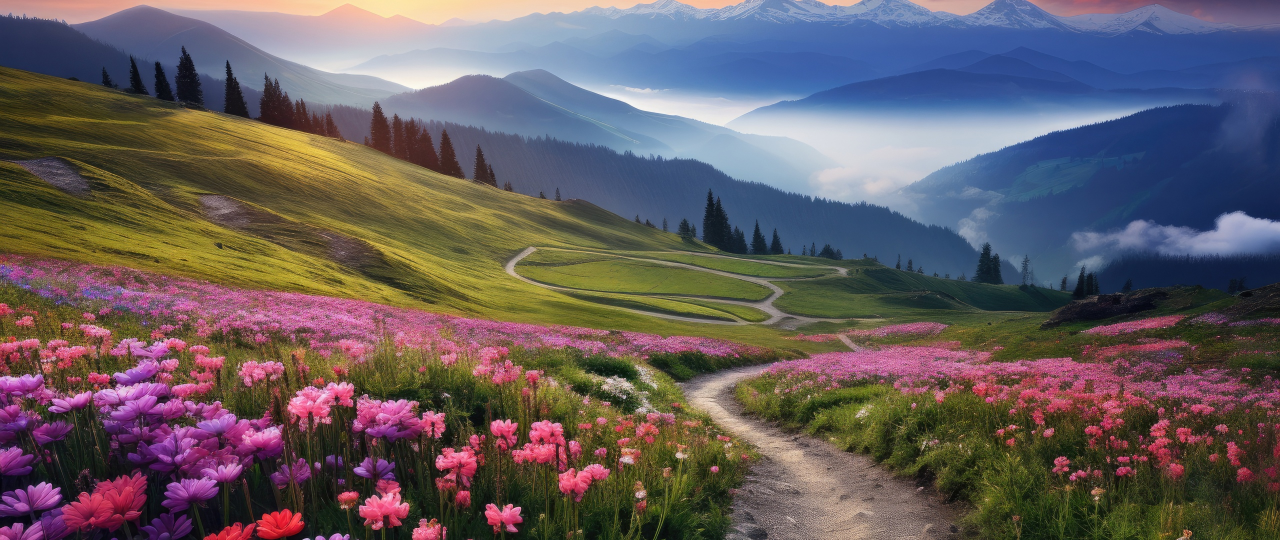
%> input picture Lab6_Image_Pipeline/mountain-landscape.jpg, 2560 x 1080 px (shown at 1/2 size)
$ octave Lab6_image_pipeline.m   (GNU Octave 9; MATLAB toolbox functions it lacks are replaced by stand-ins)
%> lines starting %> are read from the running program, lines starting %| are printed output that depends on the picture
%% Lab 6: Mini Project - Your Image Pipeline
% Course: Mathematical Algorithms (DSP) - Image Processing Labs
% Goal: Denoise, enhance, detect edges and inspect low-pass filtering.
% Requirement: Put your own image beside this script and update imageFile.

close all; clear; clc;

%% 1) Select an image and define the processing problem
imageFile = 'mountain-landscape.jpg';
if ~isfile(imageFile)
    error(['Image not found: ', imageFile, newline, ...
        'Upload your own JPG or PNG to the same MATLAB folder, ', ...
        'then update imageFile near the top of this script.']);
end

I0 = imread(imageFile);
%> I0 is the input picture: size 1080x2560x3 uint8; mean R, G, B 101.5, 91.9, 95.1
if size(I0,3) == 3
    I = im2double(rgb2gray(I0));
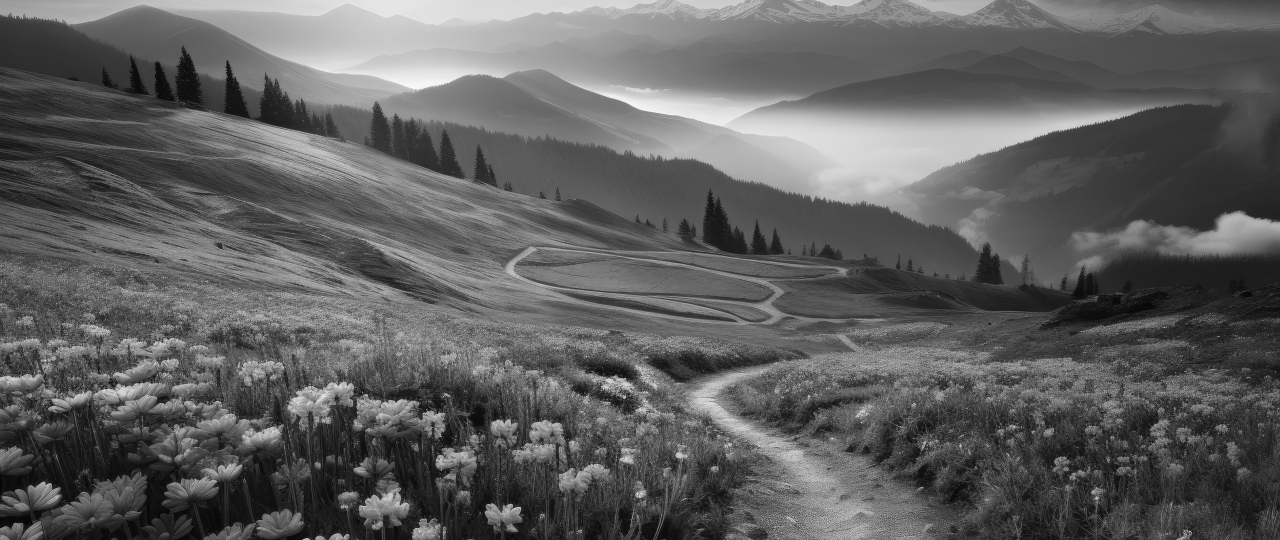
%> I: size 1080x2560 double (shown at 1/2 size); min 0.0118, max 0.992, mean 0.373
else
    I = im2double(I0);
end
[M,N] = size(I);
%> M = 1080; N = 2560
if min(M,N) < 7
    error('Choose an image of at least 7 x 7 pixels.');
end

outDir = 'results';
if ~exist(outDir,'dir')
    mkdir(outDir);
end

%% 2) Noise removal (nonlinear median filtering)
I_filt = medfilt2(I,[3 3],'symmetric');

%% 3) Contrast enhancement (intensity remapping)
I_enh = imadjust(I_filt,[0.2 0.8],[0 1]);
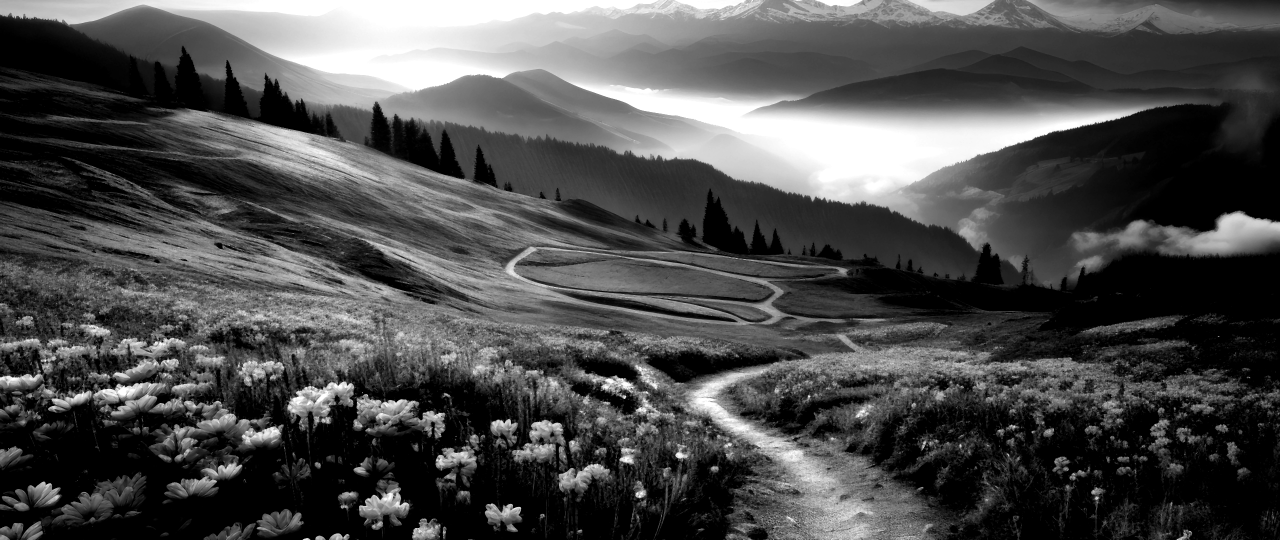
%> I_enh: size 1080x2560 double (shown at 1/2 size); min 0, max 1, mean 0.302

%% 4) Feature extraction (Canny edges)
edgeMap = edge(I_enh,'Canny',[0.1 0.25]);
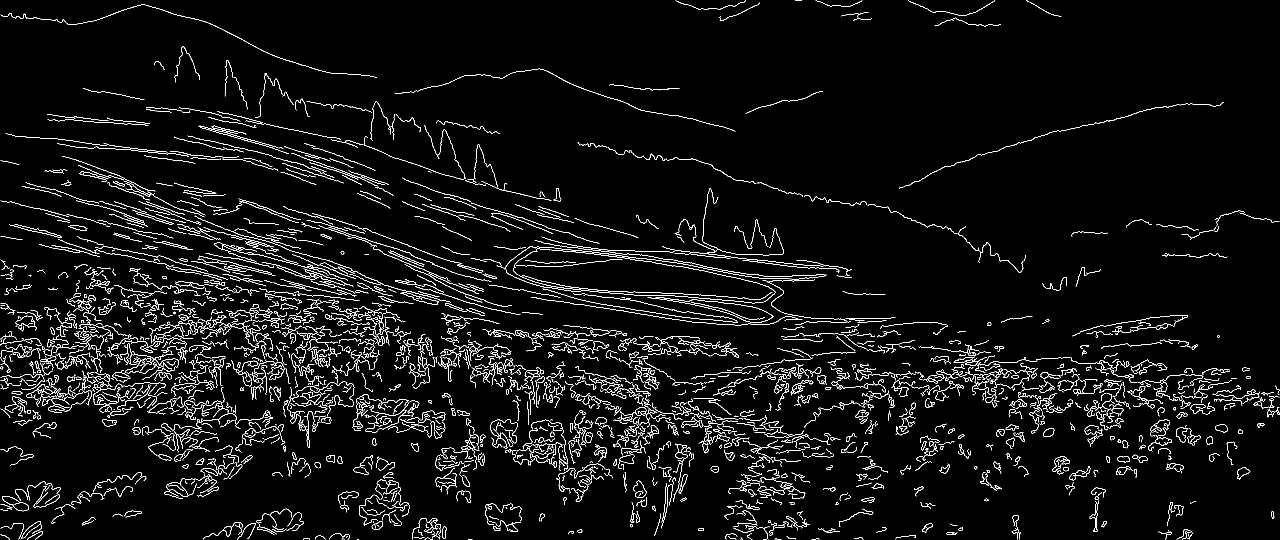
%> edgeMap: size 1080x2560 logical (shown at 1/2 size); 4.3% white in thin lines or dots

%% 5) Optional frequency-domain ideal low-pass filter
% Cutoff is a radius measured in FFT frequency bins.
Fshift = fftshift(fft2(I_enh));
u = -floor(N/2):ceil(N/2)-1;
%> u = 2560 values from -1280 to 1279
v = -floor(M/2):ceil(M/2)-1;
%> v = 1080 values from -540 to 539
[U,V] = meshgrid(u,v);
D = hypot(U,V);
D0 = 60;
H = double(D < D0);
I_lp = real(ifft2(ifftshift(Fshift .* H)));
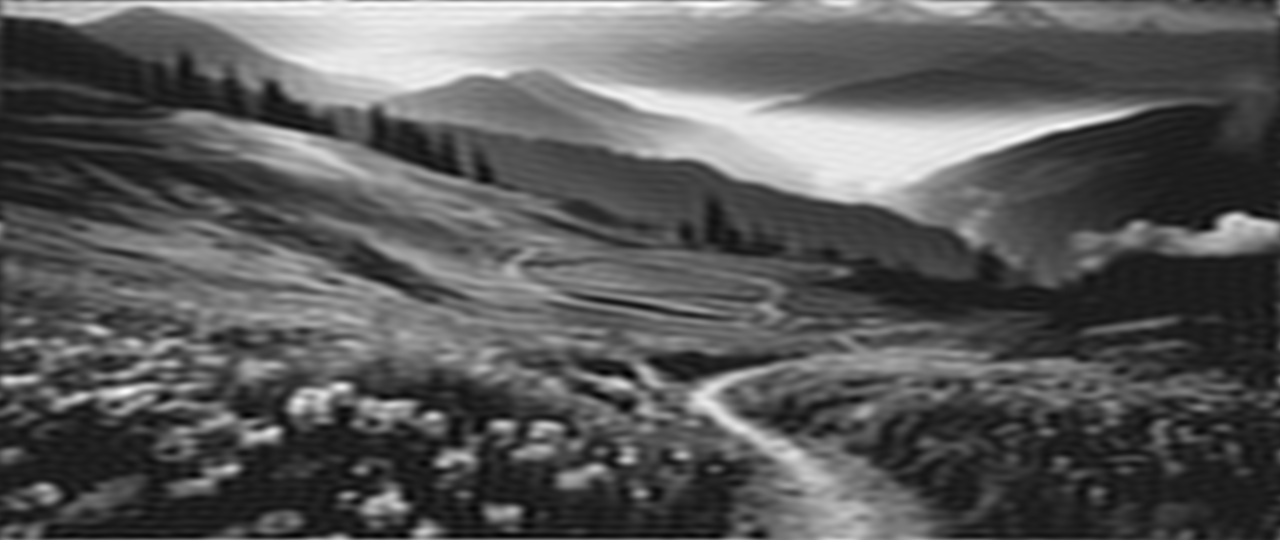
%> I_lp: size 1080x2560 double (shown at 1/2 size); min -0.146, max 1.12, mean 0.302; drawn with min black and max white
% Clip only for display/image saving, not for frequency computation.
I_lp_view = max(0,min(1,I_lp));
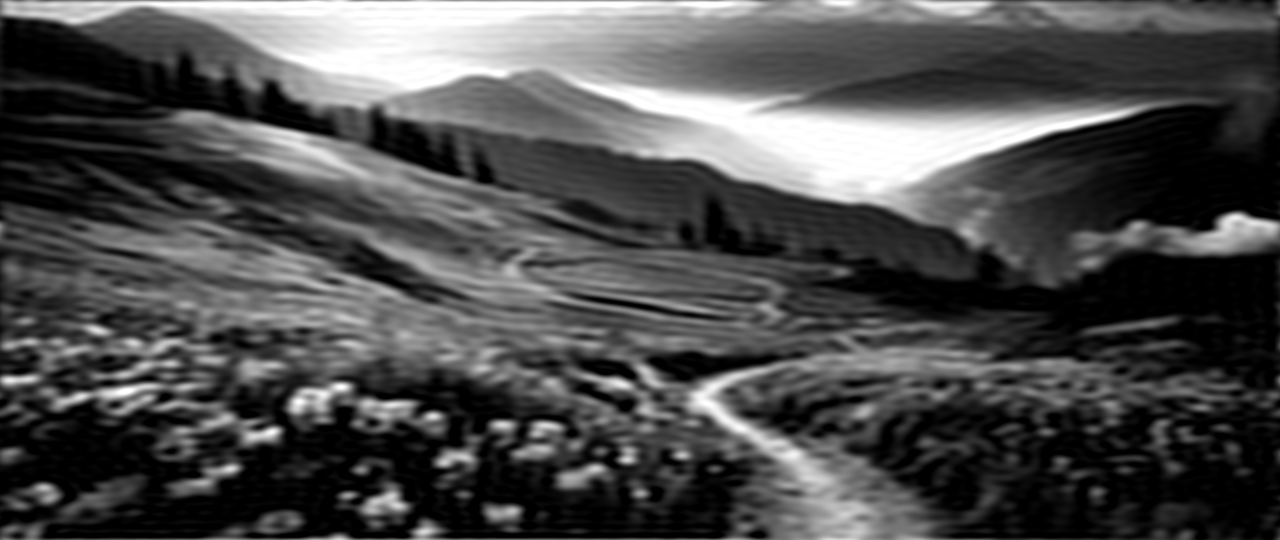
%> I_lp_view: size 1080x2560 double (shown at 1/2 size); min 0, max 1, mean 0.303

%% 6) Save screenshots/figures for README
imwrite(I,fullfile(outDir,'01_original.png'));
imwrite(max(0,min(1,I_filt)),fullfile(outDir,'02_denoised.png'));
imwrite(max(0,min(1,I_enh)),fullfile(outDir,'03_enhanced.png'));
imwrite(edgeMap,fullfile(outDir,'04_canny_edges.png'));
imwrite(I_lp_view,fullfile(outDir,'05_frequency_lowpass.png'));

figure('Name','Lab 6 - Image Pipeline','Color','white','Position',[80 120 1450 350]);
tiledlayout(1,5,'Padding','compact','TileSpacing','compact');
imgSet = {I,I_filt,I_enh,edgeMap,I_lp_view};
%> imgSet = 5 items
titles = {'Original','Median 3x3','Contrast enhanced','Canny edges','Ideal FFT low-pass'};
for k = 1:5
    nexttile;
    imshow(imgSet{k},[]);
    title(titles{k},'Interpreter','none','FontSize',11);
end
exportgraphics(gcf,fullfile(outDir,'06_pipeline_comparison.png'),'Resolution',150);

figure('Name','Lab 6 - Frequency Spectrum','Color','white','Position',[100 100 1000 420]);
tiledlayout(1,2,'Padding','compact','TileSpacing','compact');
nexttile; imagesc(log(1+abs(Fshift))); axis image off; colormap gray;
title('Centered log-magnitude FFT'); colorbar;
nexttile; imshow(H,[]); title(sprintf('Ideal low-pass mask: D0 = %d bins',D0));
%> after `title(sprintf('Ideal low-pass mask: D0 = %d bins',D0))`:
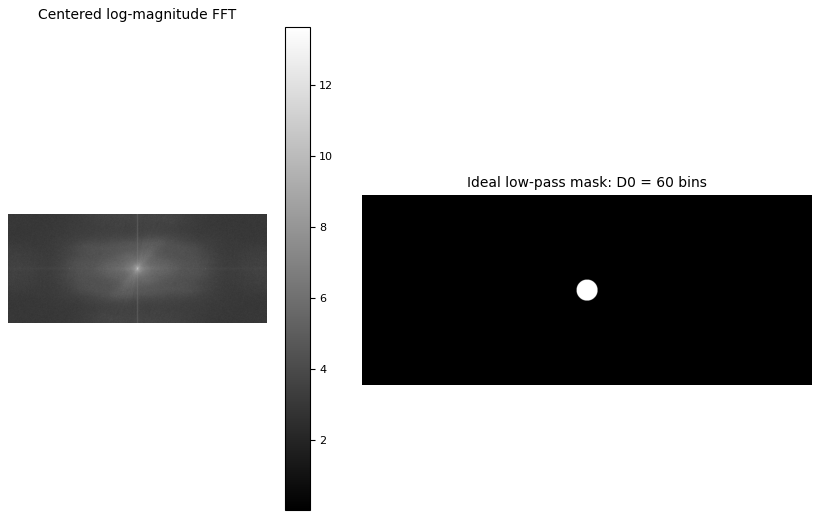
%> figure redrawn from the program's plot data, 2 panels
exportgraphics(gcf,fullfile(outDir,'07_fft_spectrum_mask.png'),'Resolution',150);

fprintf('Lab 6 complete. Image: %s (%d x %d pixels)\n',imageFile,M,N);
%| Lab 6 complete. Image: mountain-landscape.jpg (1080 x 2560 pixels)
fprintf('Canny edge pixels: %d (%.2f%%)\n', nnz(edgeMap), 100*nnz(edgeMap)/numel(edgeMap));
%| Canny edge pixels: 120030 (4.34%)
fprintf('Frequency low-pass cutoff radius: %d bins\n',D0);
fprintf('Figures saved to: %s\n',outDir);
